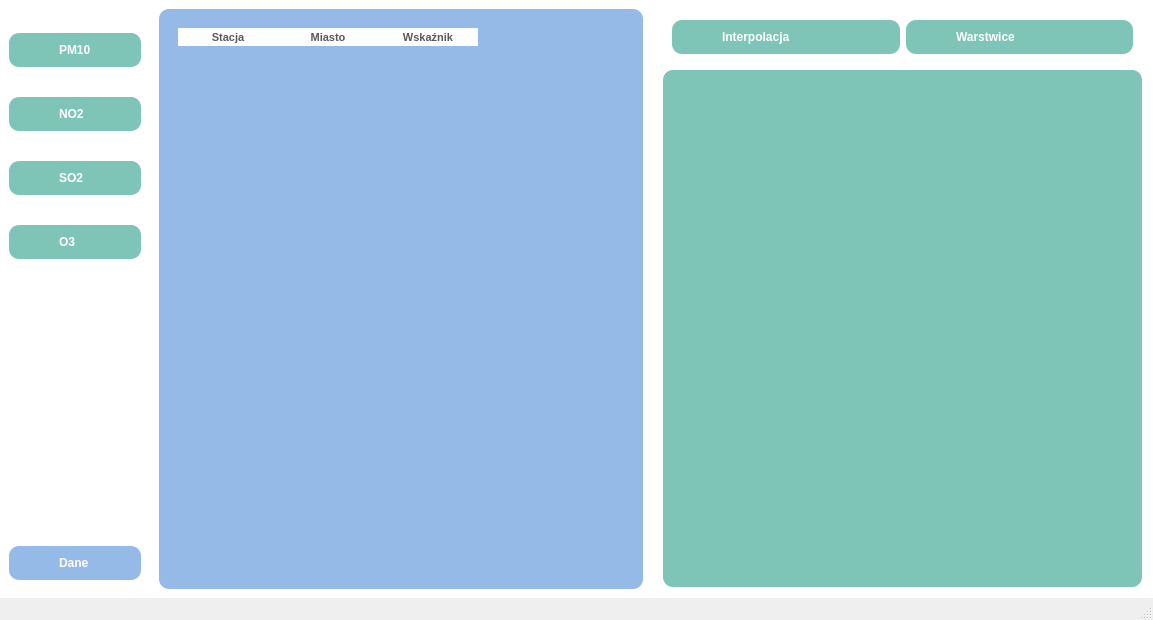
<?xml version="1.0" encoding="UTF-8"?>
<ui version="4.0">
 <class>qwApi</class>
 <widget class="QMainWindow" name="qwApi">
  <property name="geometry">
   <rect>
    <x>0</x>
    <y>0</y>
    <width>1153</width>
    <height>620</height>
   </rect>
  </property>
  <property name="windowTitle">
   <string>Api z Api</string>
  </property>
  <property name="styleSheet">
   <string notr="true">/* QTableWidget */
QTableWidget#twDane{
	background-color: white;
	color: #595959;
	alternate-background-color: #f0f0f0;
	selection-background-color: #dddddd;
	selection-color: #f16e00;
  	border-radius: 5px;
	border: none;
	font-size: 8;
	gridline-color: #dddddd;
    padding: 10px 10px;
	font: 8pt &quot;Helvetica 55 Roman&quot;;
    border-top-left-radius: 10px;
    border-bottom-left-radius: 10px;
    border-top-right-radius: 10px;
    border-bottom-right-radius: 10px;
}

QTableWidget#twDane QHeaderView::section {
	font-weight: bold;
	color: #595959;
	background-color: white;
	border: none;
	font-size: 8pt;
}

QTableWidget#twDane QHeaderView::section:hover {
	background-color: white;
	color: black;
}

QTableWidget#twDane QTableView::item:hover {
	background-color: white;
	color: black;
}


/* QPushButton */
QPushButton {
	background-color: #7fc5b7;
	border: none;
	color: white;
	font-weight: bold;
	border-radius: 0px;
 	text-align: left;
    padding: 10px 50px;
	font: 10pt &quot;Helvetica 55 Roman&quot;;
    border-top-left-radius: 10px;
    border-bottom-left-radius: 10px;
    border-top-right-radius: 10px;
    border-bottom-right-radius: 10px;
}

QPushButton:hover {
	background-color: white;
	color: #ff7606;
}

QPushButton:pressed {
	background-color: white;
	color: #ff7606;
}

/* QFrame */
QFrame {
	font: 10pt &quot;Helvetica 55 Roman&quot;;
    border-top-left-radius: 10px;
    border-bottom-left-radius: 10px;
    border-top-right-radius: 10px;
    border-bottom-right-radius: 10px;
}
</string>
  </property>
  <widget class="QWidget" name="centralwidget">
   <property name="sizePolicy">
    <sizepolicy hsizetype="Preferred" vsizetype="Preferred">
     <horstretch>0</horstretch>
     <verstretch>0</verstretch>
    </sizepolicy>
   </property>
   <property name="styleSheet">
    <string notr="true">background-color: rgb(43, 43, 43);</string>
   </property>
   <layout class="QHBoxLayout" name="horizontalLayout">
    <property name="spacing">
     <number>0</number>
    </property>
    <property name="leftMargin">
     <number>0</number>
    </property>
    <property name="topMargin">
     <number>0</number>
    </property>
    <property name="rightMargin">
     <number>0</number>
    </property>
    <property name="bottomMargin">
     <number>0</number>
    </property>
    <item alignment="Qt::AlignLeft">
     <widget class="QWidget" name="wgtLeftMenu" native="true">
      <property name="styleSheet">
       <string notr="true">background-color: rgb(255, 255, 255);</string>
      </property>
      <layout class="QVBoxLayout" name="verticalLayout">
       <property name="leftMargin">
        <number>0</number>
       </property>
       <property name="topMargin">
        <number>0</number>
       </property>
       <property name="rightMargin">
        <number>0</number>
       </property>
       <property name="bottomMargin">
        <number>0</number>
       </property>
       <item alignment="Qt::AlignLeft">
        <widget class="QWidget" name="wgtLeftSubMenu" native="true">
         <layout class="QVBoxLayout" name="verticalLayout_2">
          <property name="leftMargin">
           <number>0</number>
          </property>
          <property name="topMargin">
           <number>0</number>
          </property>
          <property name="rightMargin">
           <number>0</number>
          </property>
          <item>
           <widget class="QFrame" name="frameTop">
            <property name="styleSheet">
             <string notr="true"/>
            </property>
            <property name="frameShape">
             <enum>QFrame::StyledPanel</enum>
            </property>
            <property name="frameShadow">
             <enum>QFrame::Raised</enum>
            </property>
            <layout class="QVBoxLayout" name="verticalLayout_3">
             <item>
              <widget class="QPushButton" name="pbPM10">
               <property name="styleSheet">
                <string notr="true">QPushButton {
   background-color: rgb(127, 197, 183);
}

QPushButton:checked {
   background-color: rgb(45, 90, 75);
}

</string>
               </property>
               <property name="text">
                <string>PM10</string>
               </property>
               <property name="checkable">
                <bool>true</bool>
               </property>
               <property name="checked">
                <bool>false</bool>
               </property>
              </widget>
             </item>
             <item>
              <widget class="QPushButton" name="pbNO2">
               <property name="styleSheet">
                <string notr="true">QPushButton {
   background-color: rgb(127, 197, 183);
}

QPushButton:checked {
   background-color: rgb(45, 90, 75);
}
</string>
               </property>
               <property name="text">
                <string>NO2</string>
               </property>
               <property name="checkable">
                <bool>true</bool>
               </property>
              </widget>
             </item>
             <item>
              <widget class="QPushButton" name="pbSO2">
               <property name="styleSheet">
                <string notr="true">QPushButton {
   background-color: rgb(127, 197, 183);
}

QPushButton:checked {
   background-color: rgb(45, 90, 75);
}
</string>
               </property>
               <property name="text">
                <string>SO2</string>
               </property>
               <property name="checkable">
                <bool>true</bool>
               </property>
              </widget>
             </item>
             <item>
              <widget class="QPushButton" name="pbO3">
               <property name="styleSheet">
                <string notr="true">QPushButton {
   background-color: rgb(127, 197, 183);
}

QPushButton:checked {
   background-color: rgb(45, 90, 75);
}
</string>
               </property>
               <property name="text">
                <string>O3</string>
               </property>
               <property name="checkable">
                <bool>true</bool>
               </property>
              </widget>
             </item>
            </layout>
           </widget>
          </item>
          <item alignment="Qt::AlignBottom">
           <widget class="QFrame" name="frameBottom">
            <property name="frameShape">
             <enum>QFrame::StyledPanel</enum>
            </property>
            <property name="frameShadow">
             <enum>QFrame::Raised</enum>
            </property>
            <layout class="QVBoxLayout" name="verticalLayout_4">
             <item>
              <widget class="QPushButton" name="pbDane">
               <property name="sizePolicy">
                <sizepolicy hsizetype="Minimum" vsizetype="Fixed">
                 <horstretch>0</horstretch>
                 <verstretch>0</verstretch>
                </sizepolicy>
               </property>
               <property name="styleSheet">
                <string notr="true">QPushButton {
   background-color: rgb(149, 186, 231);
}

QPushButton:checked {
   background-color: rgb(0, 88, 113);
}
</string>
               </property>
               <property name="text">
                <string>Dane</string>
               </property>
               <property name="checkable">
                <bool>true</bool>
               </property>
              </widget>
             </item>
            </layout>
           </widget>
          </item>
         </layout>
        </widget>
       </item>
      </layout>
     </widget>
    </item>
    <item>
     <widget class="QWidget" name="wgtCenterMenu" native="true">
      <property name="sizePolicy">
       <sizepolicy hsizetype="Preferred" vsizetype="Preferred">
        <horstretch>0</horstretch>
        <verstretch>0</verstretch>
       </sizepolicy>
      </property>
      <property name="maximumSize">
       <size>
        <width>16777215</width>
        <height>16777215</height>
       </size>
      </property>
      <property name="styleSheet">
       <string notr="true">background-color: rgb(255, 255, 255);</string>
      </property>
      <layout class="QVBoxLayout" name="verticalLayout_5">
       <property name="spacing">
        <number>0</number>
       </property>
       <item>
        <widget class="QFrame" name="frame">
         <property name="minimumSize">
          <size>
           <width>0</width>
           <height>0</height>
          </size>
         </property>
         <property name="styleSheet">
          <string notr="true">background-color: rgb(149, 186, 231);</string>
         </property>
         <property name="frameShape">
          <enum>QFrame::StyledPanel</enum>
         </property>
         <property name="frameShadow">
          <enum>QFrame::Raised</enum>
         </property>
         <layout class="QHBoxLayout" name="horizontalLayout_2">
          <item>
           <widget class="QTableWidget" name="twDane">
            <property name="sizePolicy">
             <sizepolicy hsizetype="Expanding" vsizetype="Expanding">
              <horstretch>0</horstretch>
              <verstretch>0</verstretch>
             </sizepolicy>
            </property>
            <property name="minimumSize">
             <size>
              <width>0</width>
              <height>0</height>
             </size>
            </property>
            <property name="maximumSize">
             <size>
              <width>16777215</width>
              <height>16777215</height>
             </size>
            </property>
            <property name="contextMenuPolicy">
             <enum>Qt::DefaultContextMenu</enum>
            </property>
            <property name="acceptDrops">
             <bool>false</bool>
            </property>
            <property name="autoFillBackground">
             <bool>false</bool>
            </property>
            <property name="styleSheet">
             <string notr="true">QTableView::item:selected{
background-color : #bde0ff; 
selection-color : #000000;
}
color: black;</string>
            </property>
            <property name="frameShape">
             <enum>QFrame::StyledPanel</enum>
            </property>
            <property name="frameShadow">
             <enum>QFrame::Sunken</enum>
            </property>
            <property name="lineWidth">
             <number>1</number>
            </property>
            <property name="verticalScrollBarPolicy">
             <enum>Qt::ScrollBarAsNeeded</enum>
            </property>
            <property name="autoScroll">
             <bool>true</bool>
            </property>
            <property name="tabKeyNavigation">
             <bool>true</bool>
            </property>
            <property name="showDropIndicator" stdset="0">
             <bool>true</bool>
            </property>
            <property name="dragDropOverwriteMode">
             <bool>true</bool>
            </property>
            <property name="gridStyle">
             <enum>Qt::DotLine</enum>
            </property>
            <property name="sortingEnabled">
             <bool>true</bool>
            </property>
            <property name="wordWrap">
             <bool>true</bool>
            </property>
            <property name="cornerButtonEnabled">
             <bool>true</bool>
            </property>
            <column>
             <property name="text">
              <string>Stacja</string>
             </property>
             <property name="foreground">
              <brush brushstyle="SolidPattern">
               <color alpha="255">
                <red>0</red>
                <green>0</green>
                <blue>0</blue>
               </color>
              </brush>
             </property>
            </column>
            <column>
             <property name="text">
              <string>Miasto</string>
             </property>
             <property name="foreground">
              <brush brushstyle="SolidPattern">
               <color alpha="255">
                <red>0</red>
                <green>0</green>
                <blue>0</blue>
               </color>
              </brush>
             </property>
            </column>
            <column>
             <property name="text">
              <string>Wskaźnik</string>
             </property>
            </column>
           </widget>
          </item>
         </layout>
        </widget>
       </item>
      </layout>
     </widget>
    </item>
    <item>
     <widget class="QWidget" name="wgtMainBody" native="true">
      <property name="sizePolicy">
       <sizepolicy hsizetype="Expanding" vsizetype="Preferred">
        <horstretch>0</horstretch>
        <verstretch>0</verstretch>
       </sizepolicy>
      </property>
      <property name="minimumSize">
       <size>
        <width>0</width>
        <height>0</height>
       </size>
      </property>
      <property name="styleSheet">
       <string notr="true">background-color: rgb(255, 255, 255);</string>
      </property>
      <layout class="QVBoxLayout" name="verticalLayout_6">
       <property name="spacing">
        <number>7</number>
       </property>
       <property name="leftMargin">
        <number>11</number>
       </property>
       <property name="topMargin">
        <number>11</number>
       </property>
       <property name="rightMargin">
        <number>11</number>
       </property>
       <property name="bottomMargin">
        <number>11</number>
       </property>
       <item>
        <widget class="QWidget" name="wgtMenuTop" native="true">
         <property name="sizePolicy">
          <sizepolicy hsizetype="Expanding" vsizetype="Preferred">
           <horstretch>0</horstretch>
           <verstretch>0</verstretch>
          </sizepolicy>
         </property>
         <property name="maximumSize">
          <size>
           <width>16777215</width>
           <height>16777215</height>
          </size>
         </property>
         <property name="styleSheet">
          <string notr="true">background-color: rgb(255, 255, 255);</string>
         </property>
         <layout class="QHBoxLayout" name="horizontalLayout_3">
          <property name="leftMargin">
           <number>0</number>
          </property>
          <property name="topMargin">
           <number>0</number>
          </property>
          <property name="rightMargin">
           <number>0</number>
          </property>
          <property name="bottomMargin">
           <number>0</number>
          </property>
          <item>
           <widget class="QFrame" name="frameTopMenu">
            <property name="sizePolicy">
             <sizepolicy hsizetype="Expanding" vsizetype="Preferred">
              <horstretch>0</horstretch>
              <verstretch>0</verstretch>
             </sizepolicy>
            </property>
            <property name="minimumSize">
             <size>
              <width>0</width>
              <height>0</height>
             </size>
            </property>
            <property name="frameShape">
             <enum>QFrame::StyledPanel</enum>
            </property>
            <property name="frameShadow">
             <enum>QFrame::Raised</enum>
            </property>
            <layout class="QHBoxLayout" name="horizontalLayout_4">
             <item>
              <widget class="QPushButton" name="pbPM10_3">
               <property name="styleSheet">
                <string notr="true">QPushButton {
   background-color: rgb(127, 197, 183);
}

QPushButton:checked {
   background-color: rgb(45, 90, 75);
}
</string>
               </property>
               <property name="text">
                <string>Interpolacja</string>
               </property>
               <property name="checkable">
                <bool>true</bool>
               </property>
               <property name="checked">
                <bool>false</bool>
               </property>
              </widget>
             </item>
             <item>
              <widget class="QPushButton" name="pbPM10_2">
               <property name="styleSheet">
                <string notr="true">QPushButton {
   background-color: rgb(127, 197, 183);
}

QPushButton:checked {
   background-color: rgb(45, 90, 75);
}
</string>
               </property>
               <property name="text">
                <string>Warstwice</string>
               </property>
               <property name="checkable">
                <bool>true</bool>
               </property>
              </widget>
             </item>
            </layout>
           </widget>
          </item>
         </layout>
        </widget>
       </item>
       <item>
        <widget class="QWidget" name="widget" native="true">
         <property name="sizePolicy">
          <sizepolicy hsizetype="Expanding" vsizetype="Preferred">
           <horstretch>0</horstretch>
           <verstretch>0</verstretch>
          </sizepolicy>
         </property>
         <property name="minimumSize">
          <size>
           <width>0</width>
           <height>0</height>
          </size>
         </property>
         <property name="styleSheet">
          <string notr="true">background-color: rgb(127, 197, 183);
border-top-left-radius: 10px;
border-bottom-left-radius: 10px;
border-top-right-radius: 10px;
border-bottom-right-radius: 10px;
</string>
         </property>
         <layout class="QVBoxLayout" name="verticalLayout_7">
          <property name="leftMargin">
           <number>7</number>
          </property>
          <property name="topMargin">
           <number>7</number>
          </property>
          <property name="rightMargin">
           <number>7</number>
          </property>
          <property name="bottomMargin">
           <number>7</number>
          </property>
          <item>
           <widget class="QgsMapCanvas" name="graphicsView">
            <property name="sizePolicy">
             <sizepolicy hsizetype="Expanding" vsizetype="Expanding">
              <horstretch>0</horstretch>
              <verstretch>0</verstretch>
             </sizepolicy>
            </property>
           </widget>
          </item>
         </layout>
        </widget>
       </item>
      </layout>
     </widget>
    </item>
   </layout>
  </widget>
  <widget class="QStatusBar" name="statusbar"/>
 </widget>
 <customwidgets>
  <customwidget>
   <class>QgsMapCanvas</class>
   <extends>QGraphicsView</extends>
   <header>qgsmapcanvas.h</header>
  </customwidget>
 </customwidgets>
 <resources/>
 <connections/>
</ui>
